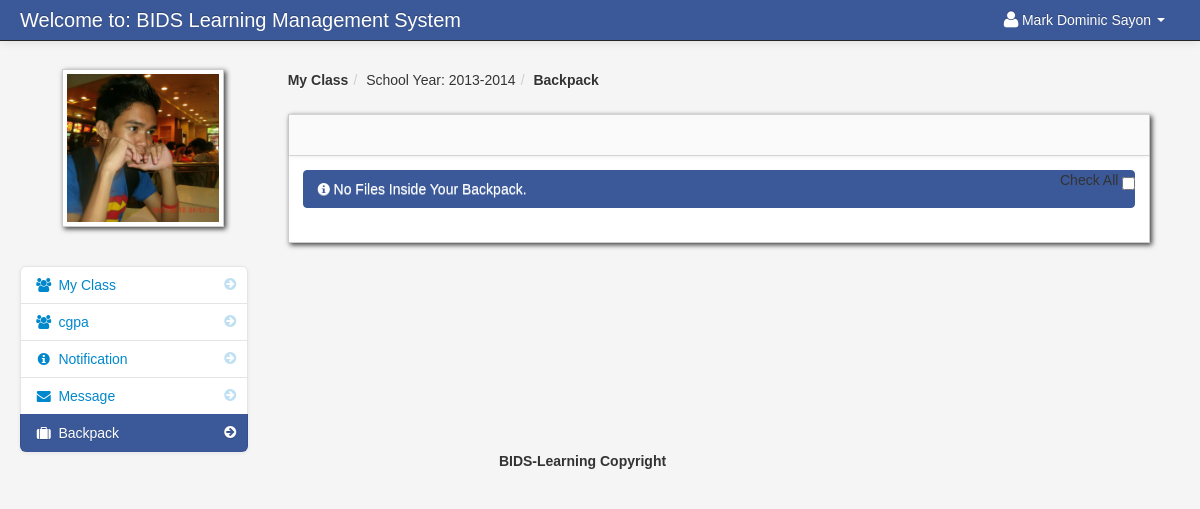
/backpack.php (signed in), run on an earlier commit of the app's database.
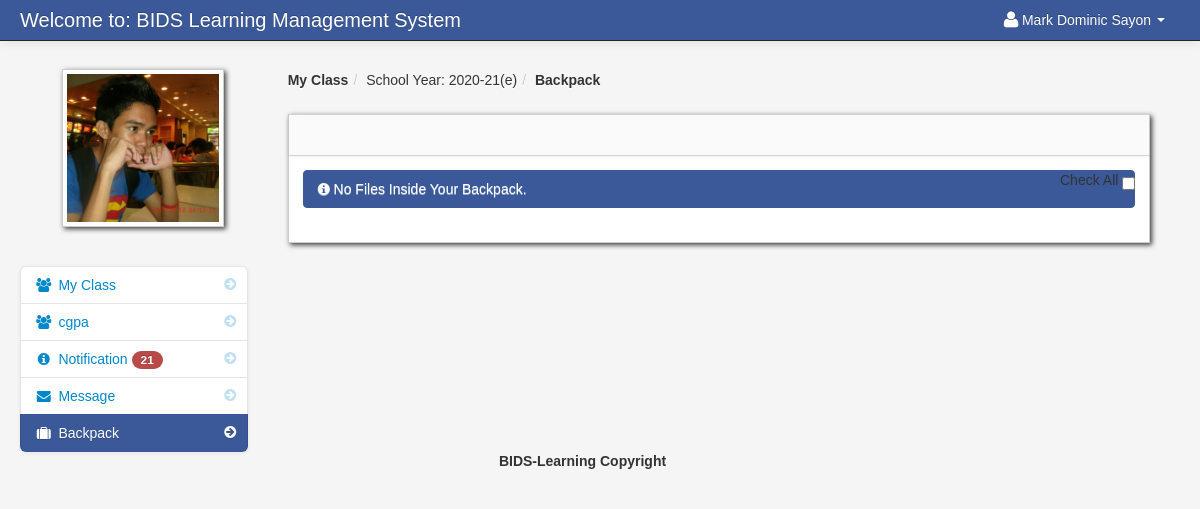
And on a later commit of the database.
### tables this page shows
CREATE TABLE `school_year` (
  `school_year_id` int(11) NOT NULL,
  `school_year` varchar(100) NOT NULL
);

### session.php (called while the page is built, shortened)
<?php
$session_id=$_SESSION['id'];
?>

### count.php (called while the page is built)
<?php
	$school_year_query = mysqli_query($conn,"select * from school_year order by school_year DESC")or die(mysqli_error());
	$school_year_query_row = mysqli_fetch_array($school_year_query);
	$school_year = $school_year_query_row['school_year'];
	?>
	<?php $query_yes = mysqli_query($conn,"select * from teacher_class_student
LEFT JOIN teacher_class ON teacher_class.teacher_class_id = teacher_class_student.teacher_class_id
LEFT JOIN class ON class.class_id = teacher_class.class_id
LEFT JOIN subject ON subject.subject_id = teacher_class.subject_id
LEFT JOIN teacher ON teacher.teacher_id = teacher_class_student.teacher_id
JOIN notification ON notification.teacher_class_id = teacher_class.teacher_class_id
where teacher_class_student.student_id = '$session_id' and school_year = '$school_year'   order by notification.date_of_notification DESC
")or die(mysqli_error());
$count_no = mysqli_num_rows($query_yes);
         ?>
<?php $query_no = mysqli_query($conn,"select * from notification
LEFT JOIN notification_read ON notification_read.notification_id = notification.notification_id
where notification_read.student_id  = '$session_id'
")or die(mysqli_error());
$count_yes = mysqli_num_rows($query_no);
         ?>
<?php $not_read = $count_no -  $count_yes; ?>

### backpack.php (the view, shortened to what the changed rows need)
<?php include('header_dashboard.php'); ?>
<?php include('session.php'); ?>
<body>
        <div class="container-fluid">
            <div class="row-fluid">
				<?php include('backpack_sidebar.php'); ?>
                <div class="span9" id="content">
                     <div class="row-fluid">
									<ul class="breadcrumb">
										<?php
										$school_year_query = mysqli_query($conn,"select * from school_year order by school_year DESC")or die(mysqli_error());
										$school_year_query_row = mysqli_fetch_array($school_year_query);
										?>
										<li><a href="#">School Year: <?php echo $school_year_query_row['school_year']; ?></a><span class="divider">/</span></li>
									</ul>
                    </div>
                </div>
            </div>
        </div>
		<?php include('script.php'); ?>
    </body>
</html>

### backpack_sidebar.php (shortened to what the changed rows need)
<div class="span3" id="sidebar">
					<?php include('count.php'); ?>
		<ul class="nav nav-list bs-docs-sidenav nav-collapse collapse">
			<li class="">
				<a href="student_notification.php"><i class="icon-chevron-right"></i><i class="icon-info-sign"></i>&nbsp;Notification
				<?php if($not_read == '0'){
				}else{ ?>
					<span class="badge badge-important"><?php echo $not_read; ?></span>
				<?php } ?>
				</a>
			</li>
		</ul>
</div>

What changed in the data, as far as the page shows it:
no longer on this page (row unchanged): school_year: school_year "2013-2014"
added school_year: school_year "2020-21(e)"
Also different on the page:
$not_read: (not shown) → "21"
